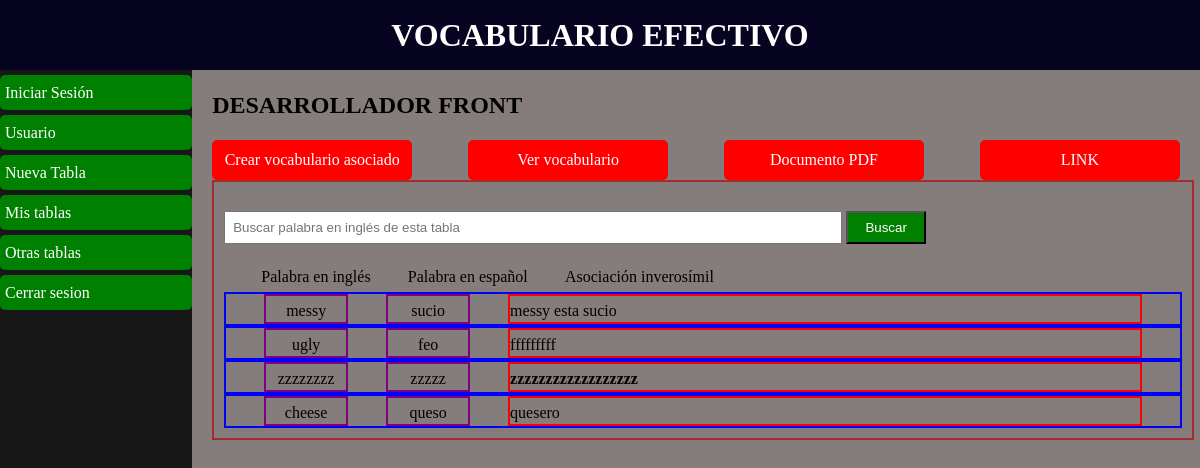
Before: /lista-de-palabras/8/desarrollador front  with the older database file.
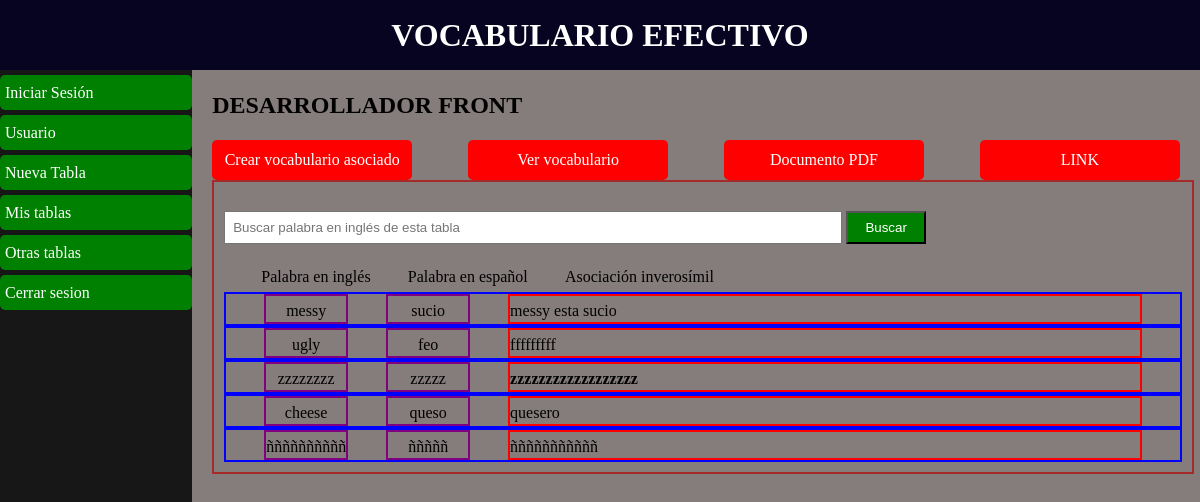
After: the same page with the newer database file.
### tables/models.py (models this page shows)
class Word(models.Model) :
    table = models.ForeignKey(Table, null = True, blank=True, on_delete = models.CASCADE) # on_delete=models.CASCADE : it allows to remove for example when user will be removed, register for comment with user removed, also will be removed
    english_word = models.CharField(max_length = 1000)
    spanish_word = models.CharField(max_length = 1000)
    inverosimil_relation = RichTextField(max_length = 2000)

### tables/views.py (the view)
# urls.py: path('lista-de-palabras/<int:table_id>/<str:title>', views.WordListView.as_view(), name = 'word_list'),
class WordListView(ListView):
    model = Word
    template_name = 'table/word list.html'
    context_object_name = 'word_collection'
    def get_queryset(self, *args, **kwargs) :
        table_id = self.kwargs['table_id']
        kword = self.request.GET.get('kword',)
        if kword:
            return Word.objects.filter(table_id = table_id, english_word = kword)
        return Word.objects.filter(table_id = table_id)
    def get_context_data(self, **kwargs):
        table_id = self.kwargs['table_id']
        title = self.kwargs['title']
        context = super(WordListView, self).get_context_data(**kwargs)
        context['table_id'] = table_id
        context['title'] = title
        return context

### tables/templates/table/word list.html (shortened to what this page needs)
{% extends 'table/main menu.html' %}
{% block content_table %}
    <div class="table-container">
        <form action="GET" class="form-search">
            <input type="text" name="kword" placeholder="Buscar palabra en inglés de esta tabla" class="search-field">
            <button type="submit" class="search-button">Buscar</button>
        </form>
        {% include 'includes/description_table.html' %}
        {% if word_collection|length > 0 %}
            {% for word in word_collection %}
                <ul class="word_list">
                    <li>{{word.english_word}}</li>
                    <li>{{word.spanish_word}}</li>
                    <li>{{word.inverosimil_relation|safe}}</li>
                </ul>
            {% endfor %}
        {% else %}
            <p>No hay palabras disponibles</p>
        {% endif %}
    </div>
{% endblock %}

Changed rows visible on the page:
added Word: english_word "ññññññññññ", spanish_word "ñññññ", inverosimil_relation "ñññññññññññ"
